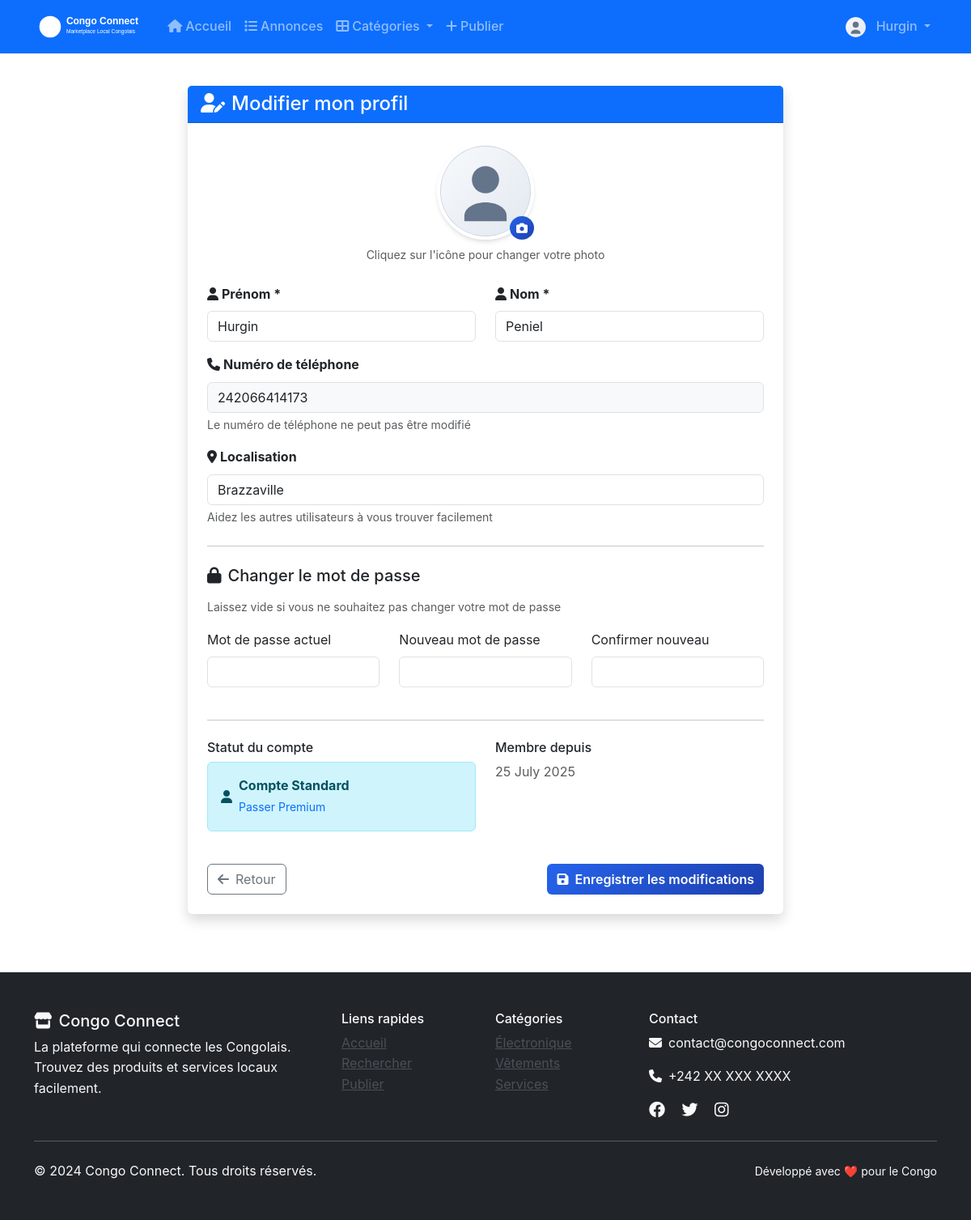
/profile/edit (signed in), run on the app's committed database.
### models.py (models this page shows, shortened)
class User(UserMixin, db.Model):
    __tablename__ = 'users'
    id = db.Column(db.Integer, primary_key=True)
    phone_number = db.Column(db.String(15), unique=True, nullable=False)
    first_name = db.Column(db.String(50), nullable=False)
    last_name = db.Column(db.String(50), nullable=False)
    profile_picture = db.Column(db.String(200), default='default-avatar.svg')
    password_hash = db.Column(db.String(256), nullable=False)
    is_premium = db.Column(db.Boolean, default=False)
    premium_end_date = db.Column(db.DateTime)
    location = db.Column(db.String(200))
    latitude = db.Column(db.Float)
    longitude = db.Column(db.Float)
    created_at = db.Column(db.DateTime, default=datetime.utcnow)
    active = db.Column(db.Boolean, default=True)
    listings = db.relationship('Listing', backref='user', lazy=True, cascade='all, delete-orphan')
    premium_requests = db.relationship('PremiumRequest', backref='user', lazy=True, cascade='all, delete-orphan')
    sent_messages = db.relationship('ChatMessage', foreign_keys='ChatMessage.sender_id', backref='sender', lazy=True)
    received_messages = db.relationship('ChatMessage', foreign_keys='ChatMessage.receiver_id', backref='receiver', lazy=True)
    @property
    def is_premium_active(self):
        if not self.is_premium:
            return False
        if self.premium_end_date and self.premium_end_date < datetime.utcnow():
            return False
        return True

### routes.py (the view, shortened to what this page needs)
@app.route('/profile/edit', methods=['GET', 'POST'])
@login_required
def edit_profile():
    return render_template('profile/edit_profile.html')

### app.py (called while the page is built)
@login_manager.user_loader
def load_user(user_id):
    from models import User
    return User.query.get(int(user_id))

@app.context_processor
def inject_categories():
    from models import Category
    return dict(categories=Category.query.all())

### templates/profile/edit_profile.html (shortened to what this page needs)
{% extends "base.html" %}
{% block content %}
<div class="container py-4">
    <div class="row">
        <div class="col-lg-8 mx-auto">
            <div class="card shadow">
                <div class="card-header bg-primary text-white">
                    <h4 class="mb-0">
                        <i class="fas fa-user-edit me-2"></i>Modifier mon profil
                    </h4>
                </div>
                <div class="card-body p-4">
                    <form method="POST" enctype="multipart/form-data">
                        <div class="text-center mb-4">
                            <div class="position-relative d-inline-block">
                                <img src="{{ url_for('static', filename='uploads/' + current_user.profile_picture) if current_user.profile_picture != 'default-avatar.svg' else url_for('static', filename='img/default-avatar.svg') }}"
                                     class="rounded-circle profile-picture" width="120" height="120"
                                     alt="Photo de profil" id="profile-preview">
                                <button type="button" class="btn btn-primary btn-sm position-absolute bottom-0 end-0 rounded-circle"
                                        onclick="document.getElementById('profile_picture').click()">
                                    <i class="fas fa-camera"></i>
                                </button>
                            </div>
                            <p class="text-muted small mt-2">Cliquez sur l'icône pour changer votre photo</p>
                        </div>
                        <div class="row">
                            <div class="col-md-6 mb-3">
                                <label for="first_name" class="form-label fw-bold">
                                    <i class="fas fa-user me-1"></i>Prénom *
                                </label>
                                <input type="text" class="form-control" id="first_name" name="first_name"
                                       value="{{ current_user.first_name }}" required maxlength="50">
                            </div>
                            <div class="col-md-6 mb-3">
                                <label for="last_name" class="form-label fw-bold">
                                    <i class="fas fa-user me-1"></i>Nom *
                                </label>
                                <input type="text" class="form-control" id="last_name" name="last_name"
                                       value="{{ current_user.last_name }}" required maxlength="50">
                            </div>
                        </div>
                        <div class="mb-3">
                            <label for="phone_number" class="form-label fw-bold">
                                <i class="fas fa-phone me-1"></i>Numéro de téléphone
                            </label>
                            <input type="tel" class="form-control" id="phone_number" name="phone_number"
                                   value="{{ current_user.phone_number }}" readonly
                                   style="background-color: #f8f9fa;">
                            <div class="form-text">
                                Le numéro de téléphone ne peut pas être modifié
                            </div>
                        </div>
                        <div class="mb-4">
                            <label for="location" class="form-label fw-bold">
                                <i class="fas fa-map-marker-alt me-1"></i>Localisation
                            </label>
                            <input type="text" class="form-control" id="location" name="location"
                                   value="{{ current_user.location or '' }}" placeholder="Ville, quartier..."
                                   maxlength="200">
                            <div class="form-text">
                                Aidez les autres utilisateurs à vous trouver facilement
                            </div>
                        </div>
                        <hr class="my-4">
                        <h5 class="mb-3">
                            <i class="fas fa-lock me-2"></i>Changer le mot de passe
                        </h5>
                        <p class="text-muted small mb-3">Laissez vide si vous ne souhaitez pas changer votre mot de passe</p>
                        <div class="row">
                            <div class="col-md-4 mb-3">
                                <label for="current_password" class="form-label">Mot de passe actuel</label>
                                <input type="password" class="form-control" id="current_password"
                                       name="current_password">
                            </div>
                            <div class="col-md-4 mb-3">
                                <label for="new_password" class="form-label">Nouveau mot de passe</label>
                                <input type="password" class="form-control" id="new_password"
                                       name="new_password" minlength="6">
                            </div>
                            <div class="col-md-4 mb-3">
                                <label for="confirm_new_password" class="form-label">Confirmer nouveau</label>
                                <input type="password" class="form-control" id="confirm_new_password"
                                       name="confirm_new_password">
                            </div>
                        </div>
                        <hr class="my-4">
                        <div class="row">
                            <div class="col-md-6">
                                <h6>Statut du compte</h6>
                                {% if current_user.is_premium_active %}
                                <div class="alert alert-warning d-flex align-items-center">
                                    <i class="fas fa-crown me-2"></i>
                                    <div>
                                        <strong>Compte Premium</strong><br>
                                        <small>Expire le {{ current_user.premium_end_date.strftime('%d/%m/%Y') if current_user.premium_end_date }}</small>
                                    </div>
                                </div>
                                {% else %}
                                <div class="alert alert-info d-flex align-items-center">
                                    <i class="fas fa-user me-2"></i>
                                    <div>
                                        <strong>Compte Standard</strong><br>
                                        <small><a href="{{ url_for('upgrade_premium') }}" class="text-decoration-none">Passer Premium</a></small>
                                    </div>
                                </div>
                                {% endif %}
                            </div>
                            <div class="col-md-6">
                                <h6>Membre depuis</h6>
                                <p class="text-muted">{{ current_user.created_at.strftime('%d %B %Y') }}</p>
                            </div>
                        </div>
                        <div class="d-flex justify-content-between mt-4">
                            <a href="{{ url_for('dashboard') }}" class="btn btn-outline-secondary">
                                <i class="fas fa-arrow-left me-2"></i>Retour
                            </a>
                            <button type="submit" class="btn btn-primary">
                                <i class="fas fa-save me-2"></i>Enregistrer les modifications
                            </button>
                        </div>
                    </form>
                </div>
            </div>
        </div>
    </div>
</div>
{% endblock %}

### templates/base.html (shortened to what this page needs)
<!DOCTYPE html>
<html lang="fr">
<head>
    <link href="https://cdn.jsdelivr.net/npm/bootstrap@5.3.0/dist/css/bootstrap.min.css" rel="stylesheet">
    <link rel="stylesheet" href="https://cdnjs.cloudflare.com/ajax/libs/font-awesome/6.4.0/css/all.min.css">
    <link rel="stylesheet" href="{{ url_for('static', filename='css/style.css') }}">
</head>
<body>
    <nav class="navbar navbar-expand-lg navbar-dark bg-primary sticky-top">
        <div class="container">
            <a class="navbar-brand fw-bold" href="{{ url_for('index') }}">
                <img src="{{ url_for('static', filename='img/congo-connect-logo.svg') }}"
                     alt="Congo Connect" height="40" class="me-2"
                     style="filter: brightness(0) invert(1);">
            </a>
            <div class="collapse navbar-collapse" id="navbarNav">
                <ul class="navbar-nav me-auto">
                    <li class="nav-item">
                        <a class="nav-link" href="{{ url_for('index') }}">
                            <i class="fas fa-home me-1"></i>Accueil
                        </a>
                    </li>
                    <li class="nav-item">
                        <a class="nav-link" href="{{ url_for('index') }}">
                            <i class="fas fa-list me-1"></i>Annonces
                        </a>
                    </li>
                    <li class="nav-item dropdown">
                        <a class="nav-link dropdown-toggle" href="#" role="button" data-bs-toggle="dropdown">
                            <i class="fas fa-th-large me-1"></i>Catégories
                        </a>
                    </li>
                    {% if current_user.is_authenticated %}
                    <li class="nav-item">
                        <a class="nav-link" href="{{ url_for('create_listing') }}">
                            <i class="fas fa-plus me-1"></i>Publier
                        </a>
                    </li>
                    {% endif %}
                </ul>
                <ul class="navbar-nav">
                    {% if current_user.is_authenticated %}
                    <li class="nav-item dropdown">
                        <a class="nav-link dropdown-toggle" href="#" role="button" data-bs-toggle="dropdown">
                            <img src="{{ url_for('static', filename='uploads/' + current_user.profile_picture) if current_user.profile_picture != 'default-avatar.svg' else url_for('static', filename='img/default-avatar.svg') }}"
                                 alt="Profile" class="rounded-circle me-2" width="25" height="25">
                            {{ current_user.first_name }}
                        </a>
                    </li>
                    {% endif %}
                </ul>
            </div>
        </div>
    </nav>
    <main>
        {% block content %}{% endblock %}
    </main>
    <footer class="bg-dark text-light py-5 mt-5">
        <div class="container">
            <div class="row">
                <div class="col-md-4">
                    <h5><i class="fas fa-store me-2"></i>Congo Connect</h5>
                    <p>La plateforme qui connecte les Congolais. Trouvez des produits et services locaux facilement.</p>
                </div>
                <div class="col-md-2">
                    <h6>Liens rapides</h6>
                    <ul class="list-unstyled">
                        <li><a href="{{ url_for('index') }}" class="text-light-emphasis">Accueil</a></li>
                        <li><a href="{{ url_for('search') }}" class="text-light-emphasis">Rechercher</a></li>
                        {% if current_user.is_authenticated %}
                        <li><a href="{{ url_for('create_listing') }}" class="text-light-emphasis">Publier</a></li>
                        {% endif %}
                    </ul>
                </div>
                <div class="col-md-2">
                    <h6>Catégories</h6>
                    <ul class="list-unstyled">
                        <li><a href="{{ url_for('search', category=1) }}" class="text-light-emphasis">Électronique</a></li>
                        <li><a href="{{ url_for('search', category=2) }}" class="text-light-emphasis">Vêtements</a></li>
                        <li><a href="{{ url_for('search', category=5) }}" class="text-light-emphasis">Services</a></li>
                    </ul>
                </div>
                <div class="col-md-4">
                    <h6>Contact</h6>
                    <p><i class="fas fa-envelope me-2"></i>contact@congoconnect.com</p>
                    <p><i class="fas fa-phone me-2"></i>+242 XX XXX XXXX</p>
                    <div class="mt-3">
                        <a href="#" class="text-light me-3"><i class="fab fa-facebook fa-lg"></i></a>
                        <a href="#" class="text-light me-3"><i class="fab fa-twitter fa-lg"></i></a>
                        <a href="#" class="text-light me-3"><i class="fab fa-instagram fa-lg"></i></a>
                    </div>
                </div>
            </div>
            <hr class="my-4">
            <div class="row align-items-center">
                <div class="col-md-6">
                    <p class="mb-0">&copy; 2024 Congo Connect. Tous droits réservés.</p>
                </div>
                <div class="col-md-6 text-md-end">
                    <small>Développé avec ❤️ pour le Congo</small>
                </div>
            </div>
        </div>
    </footer>
</body>
</html>

### static/css/style.css (style rules this page uses)
:root { --primary-color: #2563eb; --secondary-color: #f59e0b; --success-color: #10b981; --danger-color: #ef4444; --warning-color: #f59e0b; --info-color: #06b6d4; --light-color: #f8fafc; --dark-color: #1e293b; --premium-gold: #ffd700; --shadow: 0 4px 6px -1px rgba(0, 0, 0, 0.1), 0 2px 4px -1px rgba(0, 0, 0, 0.06); --shadow-lg: 0 20px 25px -5px rgba(0, 0, 0, 0.1), 0 10px 10px -5px rgba(0, 0, 0, 0.04); }
body { font-family: 'Inter', -apple-system, BlinkMacSystemFont, 'Segoe UI', Roboto, sans-serif; line-height: 1.6; color: var(--dark-color); }
.navbar-brand { font-size: 1.5rem; font-weight: 700; }
.navbar-nav .nav-link { font-weight: 500; transition: color 0.3s ease; }
.card { border: none; box-shadow: var(--shadow); transition: all 0.3s ease; }
.btn-primary { background: linear-gradient(135deg, var(--primary-color), #1e40af); border: none; font-weight: 600; transition: all 0.3s ease; }
.profile-picture { width: 120px; height: 120px; object-fit: cover; border: 4px solid white; box-shadow: var(--shadow); }

### data on the page
User: profile_picture (placeholder picture), first_name "Hurgin", last_name "Peniel", phone_number "242066414173", location "Brazzaville", created_at "25 July 2025"
